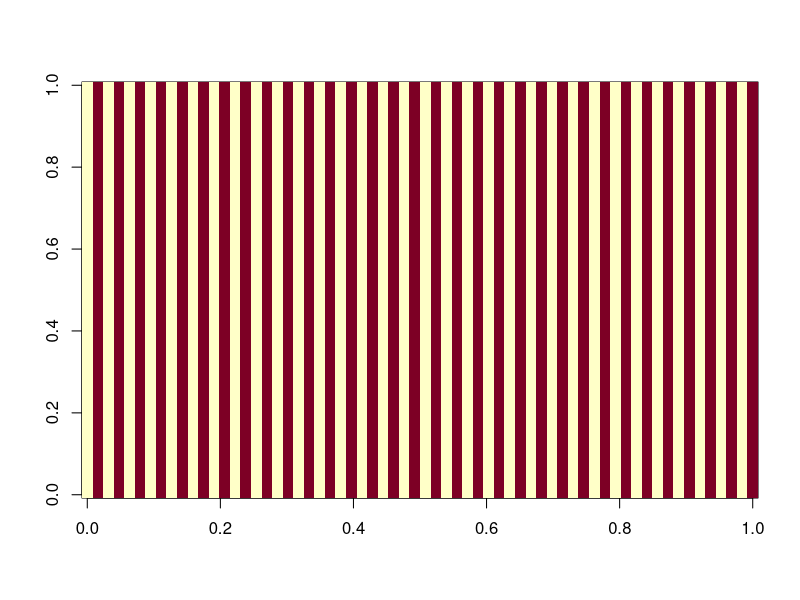

This chart was generated by the following R code: (Note: this script raises an error after producing the figure.)
## ---- chunk 1
library(ggplot2)
## ---- chunk 2
imageGenerator=function(forme, N){
  #fonction permettant de générer une matrice-image de forme choisie, et de taille N*N
  
  img <- matrix(-1, nrow= N, ncol= N)
  
  #----rectangle----
  if(forme== "rectangle"){
    img[(N/4):(N*3/4),(N/4):(N*3/4)] <- 1}
  
  #----losange----
  if(forme== "losange"){
    for (i in 1:N){
      for (j in 1:N){
        img[i,j]=-1+2*(abs(i-j)<=N/4)*(abs(i+j-N)<=N/4)  
      }}#for#for
  }#if
  
  #----bandes horizontales----
  if(forme=="bande"){
    for (j in 1:(N/2)){ img[,2*j]=rep(1,N) }
  }#if
  
  #----bandes verticales----
  if(forme=="bandeV"){
    for (i in 1:(N/2)){ img[2*i,]=rep(1,N) }
  }#if
  
  return(img)
}#func
## ---- chunk 3
image(imageGenerator("bandeV",64))
## ---- chunk 4
bruiteur=function(image, br, p){
  #fonction qui revoit l'image donnée en argument par la même image mais bruitée par la méthode demandée "br"
  imgBr <- image
  N <- dim(image)[1]
  bruit <- 0
  p <- 0.15
  #----binomiale----
  if(br== "rbinom"){bruit <- matrix(2*rbinom(N^2,1,1-p)-1,nrow=N,ncol=N)}
  
  #----poisson----      #futurs bruitages différents possibles
  #----normale----
  
  imgBr <- image*bruit
  return(imgBr)
}#func
## ---- chunk 5
correspondance=function(img0, img1, N){
  #fonction qui renvoit le pourcentage de correspondance entre deux images de mêmes tailles.
	
	nok <- 0 #nombre de pixels divergents
	
	for (i in (1:N)){
		for (j in (1:N)){
			if(img0[i,j] != img1[i,j]){nok <- nok+1}
		}#for
	}#for
	correspondance <- ((N^2)-nok)/(N^2)*100
	return(correspondance)
}#func
## ---- chunk 6

#parcours == aléatoire
#voisinage == manuel
#correspondance == sans 

GibbsIsing = function(forme, N, p, B, beta, alpha, n){
  # fonction qui réalise l'échantilloneur de Gibbs, sur le modèle d'Ising, avec une image img1 bruitée à partir de img0, afin de restaurer cette image.
  
  #----création de l'image parfaite img0----
  img0 = imageGenerator(forme, N)
  #----création de l'image bruitée, avec ajout d'une bordure.
	img1 = matrix(0, nrow=N+2, ncol=N+2)
	img1[2:(N+1),2:(N+1)] = bruiteur(img0, "rbinom", p) 
	img2 = img1 #image tampon
  img3 = img1 #mémoire du bruit initiale
  
  for(k in 1:n){ #n parcours de pixels
    #----choix d'un site au hasard---
    i <- 1+ceiling(N*runif(1)) # indice entre 2 et N+1 pour éviter le contour
    j <- 1+ceiling(N*runif(1))
    
    #----changement de valeur au site choisi sur img2 (1 ou -1) pour représenter E en entier avec img1 et img2 (cas d'une image en noir et blanc)----
    img2[i,j] = -img1[i,j]
    
    #----voisinage----
    v = img1[i+1,j] + img1[i-1,j] + img1[i,j+1] + img1[i,j-1]
    
    #----potentiels (modele d'ising)----
    U1 = -B*img1[i,j]-img1[i,j]*(beta*v + alpha*img3[i,j])
    U2 = -B*img2[i,j]-img2[i,j]*(beta*v + alpha*img3[i,j])
    
    #----calcule de la proba conditionnelle locale----
    P <- exp(-U2)/(exp(-U1)+exp(-U2))
    
    if(runif(1)<= P){img1[i,j]= img2[i,j]}#on change la valeur du pixel
    else{img2[i,j] <- img1[i,j]} #on garde la valeur du pixel
  }#for
  
  #----affichage----
  par(mfrow=c(1,3))
  
  img3 <- img3[2:(N+1),2:(N+1)] #on retire les contours
	img1 <- img1[2:(N+1),2:(N+1)]
  
	image(1:N,1:N,img0)#image initiale
	image(1:N+2,1:N+2,img3)#image bruitée
	image(1:N+2,1:N+2,img1)#image restaurée
}


## ---- chunk 7

Vstar=function(img, N, i, j, L){
  #fonction qui calcule le voisinage du pixel (i,j), selon le modèle de voisinage en étoile variable.
  
  vbranch=function(img, N, is, js, iv, jv, L){
	  #L détermine la longueur maximale d'une branche
	  #(iv, jv) appartient à [(0,1),(0,-1),(1,0),(-1,0)], c'est ce qui donne le sens de la branche à partir de s

	  v = c() #branche finale
	  vl = c() #branche brute
	  if(is<1 | is>N | js<1 | js>N){return("les coordonnées données sont en dehors de l'image")}

	  #----récupération des L sites de la branche potentielles sans condition----
	  for(k in(1:L)){
		  i <- is+k*iv
		  j <- js+k*jv
		  if(i>=1 && i<=N){ if(j>=1 && j<=N){ #teste si les coordonnées du candidat sont dans l'image
			  vl <- c(vl,img[i,j])
		  }}#if&if
	  }#for
	  if(is.null(vl[1])){return(0)} #si on est sur le bord
	
	  #----épuration selon la condition de valeur de site----
	  lead <- vl[1] #base de la branche, à côté du site
	  for(k in 1:length(vl)){ #parcours les L sites
		  if(vl[k]==lead){ v <- c(v,vl[k]) }#condition pour faire partie de la branche.
	  }#for
	
	  return(length(v)*lead) #"poid" de la branche. length(v) fait office de facteur, comme beta classiquement
  }#func
  
  #somme des quatre branches
	s <- 0
	s <- s + vbranch(img, N, i, j, -1, 0, L)
	s <- s + vbranch(img, N, i, j, 1, 0, L)
	s <- s + vbranch(img, N, i, j, 0, -1, L)
	s <- s + vbranch(img, N, i, j, 0, 1, L)
	return(s)
}#func
## ---- chunk 8

#avec TOUT

metropolisIsing=function(forme, N, beta, B, alpha, L, n, p){
	#fonction qui réalise l'algorithme de Gibbs sur une image bruitée img1 (à partir de img0),pour restaurer cette image.
	
	#----création de l'image parfaite img0----
	img0 = imageGenerator(forme, N)
	
	#----création d'une image auxiliaire img1, avec bord plus long et bruitage----
	img1 = matrix(0, nrow=N+2, ncol=N+2)
	img1[2:(N+1),2:(N+1)] = bruiteur(img0, "rbinom", p)
	img2 = img1 #image tampon
	img3 = img1 #mémoire du bruit initiale

	for(k in 1:n){ #n visites de pixels
	
		#----choix d'un pixel au hasard----
		i <- 1+ceiling(N*runif(1)) # indice entre 2 et N+1
		j <- 1+ceiling(N*runif(1))
		#i <- 2 + k%%N #de 2 à N+1
		#j <- 2 + k%/%(N-1)%%N #de 2 à N+1
		
		#----tirage nouvelle valeure candidate----
		img2[i,j] = -img1[i,j]
	
		#----voisinage----
		v = Vstar(img1, N+2, i, j, L)
	
		#----potentiels----
		U1 = -B*img1[i,j]-img1[i,j]*(beta*v + alpha*img3[i,j])#potentiel actuel
		U2 = -B*img2[i,j]-img2[i,j]*(beta*v + alpha*img3[i,j])#potentiel candidat
	
		#----test----
		dU = U2-U1
		p <- exp(-dU)
		
		if(runif(1)<=p){img1[i,j]= -img1[i,j]}#on change la valeur du pixel
		else{img2[i,j] <- img1[i,j]} #on garde la valeur du pixel
	}#for
	
	#----affichage----
	img3 <- img3[2:(N+1),2:(N+1)] #on retire le contour
	img1 <- img1[2:(N+1),2:(N+1)]
	
	par(mfrow=c(1,3))
	image(1:N,1:N,img0)#image initiale
	image(1:N+2,1:N+2,img3)#image bruitée
	image(1:N+2,1:N+2,img1)#image restaurée
  
	#----observation des performances de restauration----
	corresp <- correspondance(img0, img1, N)
	return(corresp) 
}#func

#metropolisIsing("rectangle", 64, 1, 1, 0.6, 1, 10^4, 0.3)
## ---- chunk 9
#BASIQUE
#tirage == aléatoire
#voisinage == à la main
#correspondance ==  SANS

metropolisIsing=function(forme, N, p, B, beta, alpha, n){
	#fonction qui réalise l'algorithme de Metropolis sur une image bruitée img1 (à partir de img0), pour restaurer cette image.
	
	#----création de l'image parfaite img0----
	img0 = imageGenerator(forme, N)
	
	#----création d'une image auxiliaire img1, avec bord plus long et bruitage----
	img1 = matrix(0, nrow=N+2, ncol=N+2)
	img1[2:(N+1),2:(N+1)] = bruiteur(img0, "rbinom", p)
	img2 = img1 #image tampon
	img3 = img1 #mémoire du bruit initiale

	for(k in 1:n){ #n visites de pixels
	
		#----choix d'un pixel au hasard----
		i <- 1+ceiling(N*runif(1)) # indice entre 2 et N+1
		j <- 1+ceiling(N*runif(1))
		
		#----tirage nouvelle valeure candidate----
		img2[i,j] = -img1[i,j]
	
		#----voisinage----
		v = img1[i+1,j] + img1[i-1,j] + img1[i,j+1] + img1[i,j-1]
	
		#----potentiels----
		U1 = -B*img1[i,j]-img1[i,j]*(beta*v + alpha*img3[i,j])#potentiel actuel
		U2 = -B*img2[i,j]-img2[i,j]*(beta*v + alpha*img3[i,j])#potentiel candidat
	
		#----proba conditionnelle locale----
		dU = U2-U1
		p <- exp(-dU)
		
		if(runif(1)<=p){img1[i,j]= -img1[i,j]}#on change la valeur du pixel
		else{img2[i,j] <- img1[i,j]} #on garde la valeur du pixel
	}#for
	
	#----affichage----
	img3 <- img3[2:(N+1),2:(N+1)] #on retire le contour
	img1 <- img1[2:(N+1),2:(N+1)]
	
	par(mfrow=c(1,3))
	image(1:N,1:N,img0)#image initiale
	image(1:N+2,1:N+2,img3)#image bruitée
	image(1:N+2,1:N+2,img1)#image restaurée
  
}#func

#metropolisIsing("rectangle", 64, 1, 0, 0.6, 10^4, 0.3)
## ---- chunk 10
recuitSimuleGuyader = function(n, beta, N, p, alpha, stop){
  
  #----création de sigma0 le rectangle initial----
  sigma0 <- matrix(-1,nrow=N,ncol=N)  
  sigma0[(N/4):(N*3/4),(N/4):(N*3/4)] <- 1
  
  #----création de sigma le rectangle bruité----
  bruit <- matrix(2*rbinom(N^2,1,1-p)-1,nrow=N,ncol=N) 
  sigma <- sigma0*bruit  
  
  #----création image auxiliaire, avec contour suplémentaire pour calculer U plus facilement----
  Saux <- matrix(0, nrow=N+2, ncol=N+2) 
  Saux[2:(N+1),2:(N+1)] <- sigma
  sigmaaux <- Saux #sugmaaux = matrice auxiliaire pour le calcule de U, garde la valeur initiale de Saux (qui lui change)
  
  
  #--------le recuit simulé--------
  if(stop==0){ #cas où on s'arrête simplement après n itérations
    for (k in (1:n)) {
      #T <- 1/sqrt(sqrt((1+log(k))))
      T <- 1/k #T tend lentement vers 0
      iaux <- 1+ceiling(N*runif(1)) # indice entre 2 et N+1
      jaux <- 1+ceiling(N*runif(1))
      #iaux <- 2 + k%%N #de 2 à N+1
      #jaux <- 2 + k%/%(N-1)%%N #de 2 à N+1
      
      
      #----voisinage----
      #s <- Vstar(Saux, N, iaux, jaux)
      s <- Saux[iaux-1,jaux]+Saux[iaux+1,jaux]+Saux[iaux,jaux-1]+Saux[iaux,jaux+1]
      #print("s")
      #print(s)
      #----proba pour un recuit simulé, avec rapport de métropolis----
      r <- exp(-2*Saux[iaux,jaux]*(2*alpha*T*sigmaaux[iaux,jaux]+beta*s)/T)
      
      #----changement ou non de spin selon la proba r---
      if(runif(1)<r){Saux[iaux,jaux] <- -Saux[iaux,jaux]}
    }#for
  }#if
  
  if(stop==1){#cas ou on s'arrête après n itérations sans changement de spin
    X<-0#nombre d'itérations consécutives sans changement de spin
    it<-0
    while(X<=n) {
      it<-it+1
      #T <- 1/sqrt(sqrt((1+log(k))))
      T <- 1/k #T tend lentement vers 0
      iaux <- 1+ceiling(N*runif(1)) # indice entre 2 et N+1
      jaux <- 1+ceiling(N*runif(1))
      #iaux <- 2 + k%%N #de 2 à N+1
      #jaux <- 2 + k%/%(N-1)%%N #de 2 à N+1
      
      
      #----voisinage----
      s <- Saux[iaux-1,jaux]+Saux[iaux+1,jaux]+Saux[iaux,jaux-1]+Saux[iaux,jaux+1]
      
      #----proba pour un recuit simulé----
      r <- exp(-2*Saux[iaux,jaux]*(2*alpha*T*sigmaaux[iaux,jaux]+beta*s)/T)
      
      #----changement ou non de spin selon la proba r---
      if(runif(1)<r){
        Saux[iaux,jaux] <- -Saux[iaux,jaux]
        X <- 0#on vient de changer un spin, donc la condition d'arrêt retombe à 0
      }#if
      else{X <-X+1 } 
    }#while
    print(it)
  }#if
  
  S <- Saux[2:(N+1),2:(N+1)] #image finale (on retire le contour auxiliaire)
  
  
  #----pourcentage de correspondance----
  nok <- 0 #nombre de pixels divergents
  correspondance <- 0 #pourcentage sur nb pixels total
  for (i in (1:N)){
    for (j in (1:N)){
      if(S[i,j] != sigma0[i,j]){nok <- nok+1}
    }#for
  }#for
  correspondance <- ((N^2)-nok)/(N^2)*100
  #print(nok)
  #print(correspondance)
  
  
  #----affichage----
  par(mfrow=c(1,3))
  image(1:N,1:N,sigma0)
  image(1:N,1:N,sigma)
  image(1:N,1:N,S)
  return(correspondance)
}#function


#recuitSimuleGuyader(10^4, 2/3, 64, 0.25, 1/3, 0)
## ---- chunk 11
#BASIQUE
#tirage == aléatoire
#voisinage == à la main
#correspondance ==  SANS

recuitSimule_BASIQUE=function(forme, N, p, B, beta, alpha, n){
	#fonction qui réalise l'algorithme de recuit simulé, pour restaurer img1
	
	#----création de l'image parfaite img0----
	img0 = imageGenerator(forme, N)
	
	#----création d'une image auxiliaire img1, avec bordure et bruit----
	img1 = matrix(0, nrow=N+2, ncol=N+2)
	img1[2:(N+1),2:(N+1)] = bruiteur(img0, "rbinom", p)
	img2 = img1 #image tampon
	img3 = img1 #mémoire du bruit initiale

	for(k in 1:n){ #n visites de pixels
	  
	  T <- 1/log(n) #T tend lentement vers 0
	  
		#----choix d'un pixel au hasard----
		i <- 1+ceiling(N*runif(1)) # indice entre 2 et N+1
		j <- 1+ceiling(N*runif(1))
		
		#----tirage nouvelle valeure candidate----
		img2[i,j] = -img1[i,j]
	
		#----voisinage----
		v = img1[i+1,j] + img1[i-1,j] + img1[i,j+1] + img1[i,j-1]
	
		#----potentiels----
		U1 = -B*img1[i,j]-img1[i,j]*(beta*v + alpha*img3[i,j])#potentiel actuel
		U2 = -B*img2[i,j]-img2[i,j]*(beta*v + alpha*img3[i,j])#potentiel candidat
	
		#----probabilité conditionnelle locale, "recuite" à chaque itération----
		dU = U2-U1
		p <- exp(-dU/T)
		
		if(runif(1)<=p){img1[i,j]= -img1[i,j]}#changement
		else{img2[i,j] <- img1[i,j]} #inchangé
	}#for
	
	#----affichage----
	img3 <- img3[2:(N+1),2:(N+1)] #retire le contour
	img1 <- img1[2:(N+1),2:(N+1)]
	
	par(mfrow=c(1,3))
	image(1:N,1:N,img0)#image initiale
	image(1:N+2,1:N+2,img3)#image  bruitée
	image(1:N+2,1:N+2,img1)#image restaurée
  
}#func

## ---- chunk 12

energiehv=function(img){
  #fonction qui renvoie, dans un tuple, les sommes des doubles produits sur les lignes, et sur les colonnes.
  eligne=0
  ecolonne=0
  for (i in 1:N) {for (j in 1:(N-1)){eligne=eligne+img[i,j]*img[i,j+1]}}
  for (j in 1:N) {for (i in 1:(N-1)){ecolonne=ecolonne+img[i,j]*img[i+1,j]}}
  return(c(eligne,ecolonne))
}#func

restorStripe=function(forme, N, p, B, beta, alpha, n){
  #fonction de recuit simulé, pensé pour restaurer une image en bandes alternées, grâce à une disjonction de cas dans les calculs, entre l'horizontale et la verticale.
  
  #----img0, initiale----
  img0 = imageGenerator(forme, N)
  
  #----img1, avec bordure et bruit----
  img1 = matrix(0, nrow=N+2, ncol=N+2)
  img1[2:(N+1),2:(N+1)] = bruiteur(img0, "rbinom", p)
  img2 = img1 #tampon
  img3 = img1 #bruit initiale
  
  #----calcul des deux beta, horizontal et vertical----
  betah=2*energiehv(img1)[2]/(abs(energiehv(img1)[1])+abs(energiehv(img1)[2]))
  betav=2*energiehv(img1)[1]/(abs(energiehv(img1)[1])+abs(energiehv(img1)[2]))

	for(k in 1:n){ #n visites de pixels
	  
	  T <- 1/log(n)
	  
		#----choix d'un pixel au hasard----
		i <- 1+ceiling(N*runif(1))
		j <- 1+ceiling(N*runif(1))
		
		#----tirage nouvelle valeure candidate----
		img2[i,j] = -img1[i,j]
	
    #----calcule du voisinage séparément entre horizontale (Vh) et verticale (Vv)
    Vh <- img1[i-1,j]+img1[i+1,j]
    Vv <- img1[i,j-1]+img1[i,j+1]
	
		#----potentiels----
		U1 = -B*img1[i,j]-img1[i,j]*(betah*Vh + betav*Vv + alpha*img3[i,j])#potentiel actuel
		U2 = -B*img2[i,j]-img2[i,j]*(betah*Vh + betav*Vv + alpha*img3[i,j])#potentiel candidat
	
		#----test----
		dU = U2-U1
		p <- exp(-dU/T)
		
		if(runif(1)<=p){img1[i,j]= -img1[i,j]}#changé
		else{img2[i,j] <- img1[i,j]} #inchangé
	}#for
  
  
  #----affichage----
  img3 <- img3[2:(N+1),2:(N+1)] 
  img1 <- img1[2:(N+1),2:(N+1)]
  par(mfrow=c(1,3))
  image(1:N,1:N,img0)#image initiale
  image(1:N+2,1:N+2,img3)#image bruitée
  image(1:N+2,1:N+2,img1)#image restaurée
  
}#func

## ---- chunk 13

Vstar=function(img, N, i, j, L){
  #fonction qui calcule le voisinage du pixel (i,j), selon le modèle de voisinage en étoile variable.
  
  vbranch=function(img, N, is, js, iv, jv, L){
	  #L détermine la longueur maximale d'une branche
	  #(iv, jv) appartient à [(0,1),(0,-1),(1,0),(-1,0)], c'est ce qui donne le sens de la branche à partir de s

	  v = c() #branche finale
	  vl = c() #branche brute
	  if(is<1 | is>N | js<1 | js>N){return("les coordonnées données sont en dehors de l'image")}

	  #----récupération des L sites de la branche potentielles sans condition----
	  for(k in(1:L)){
		  i <- is+k*iv
		  j <- js+k*jv
		  if(i>=1 && i<=N){ if(j>=1 && j<=N){ #teste si les coordonnées du candidat sont dans l'image
			  vl <- c(vl,img[i,j])
		  }}#if&if
	  }#for
	  if(is.null(vl[1])){return(0)} #si on est sur le bord
	
	  #----épuration selon la condition de valeur de site----
	  lead <- vl[1] #base de la branche, à côté du site
	  for(k in 1:length(vl)){ #parcours les L sites
		  if(vl[k]==lead){ v <- c(v,vl[k]) }#condition pour faire partie de la branche.
	  }#for
	
	  return(length(v)*lead) #"poid" de la branche. length(v) fait office de facteur, comme beta classiquement
  }#func
  
  #somme des quatre branches
	s <- 0
	s <- s + vbranch(img, N, i, j, -1, 0, L)
	s <- s + vbranch(img, N, i, j, 1, 0, L)
	s <- s + vbranch(img, N, i, j, 0, -1, L)
	s <- s + vbranch(img, N, i, j, 0, 1, L)
	return(s)
}#func
## ---- chunk 14
recuitSimule_Vstar=function(forme, N, p, B, beta, alpha, n, L){
	#fonction qui réalise l'algorithme de recuit, mais dont le calcul de voisinage se faite selon le modèle en étoile variable.
	
	#----image parfaite img0----
	img0 = imageGenerator(forme, N)
	
	#----image auxiliaire img1, avec bordure et bruitage----
	img1 = matrix(0, nrow=N+2, ncol=N+2)
	img1[2:(N+1),2:(N+1)] = bruiteur(img0, "rbinom", p)
	img2 = img1 #tampon
	img3 = img1 #bruit initiale

	for(k in 1:n){
	  
	  T <- 1/log(n)
	  
		#----choix d'un pixel au hasard----
		i <- 1+ceiling(N*runif(1))
		j <- 1+ceiling(N*runif(1))
		
		#----tirage nouvelle valeure candidate----
		img2[i,j] = -img1[i,j]
	
		#----voisinage selon le modèle en étoile----
	  v = Vstar(img1, N+2, i, j, L)
		
		#----potentiels----
		U1 = -B*img1[i,j]-img1[i,j]*(beta*v + alpha*img3[i,j])#potentiel actuel
		U2 = -B*img2[i,j]-img2[i,j]*(beta*v + alpha*img3[i,j])#potentiel candidat
	
		#----test----
		dU = U2-U1
		p <- exp(-dU/T)
		
		if(runif(1)<=p){img1[i,j]= -img1[i,j]}#changé
		else{img2[i,j] <- img1[i,j]} #inchangé
	}#for
	
	#----affichage----
	img3 <- img3[2:(N+1),2:(N+1)] #on retire le contour
	img1 <- img1[2:(N+1),2:(N+1)]
	
	par(mfrow=c(1,3))
	image(1:N,1:N,img0)#image initiale
	image(1:N+2,1:N+2,img3)#image  bruitée
	image(1:N+2,1:N+2,img1)#image restaurée
	
	return(correspondance(img0, img1, N))
  
}#func


#recuitSimule_Vstar("rectangle", 64, 0.25, 0, 0.66,0.33,10^5,5)
## ---- chunk 15
MCdeMC_Vstar=function(forme, N, p, B, beta, alpha, n, k){
  #fonction qui renvoie le pourcentage de restauration en fonction de la longeur L des branches du voisinage.
  
  corresp = c(1,k) #stock des pourcentages
  longueur = c(1:k) #stock des valeurs de L
  
  for( L in longueur){
    print(L)
    corresp[L] = recuitSimule_Vstar(forme, N, p, B, beta, alpha, n, L)
  }#for
  
  rev <- data.frame(longeur_branche = c(1:k), correspondance = corresp )
  print(rev)
  ggplot(data = rev, aes(x="longeur des branches de voisinage",y="pourcentage de correspondance"))+geom_line()+geom_point() 
    # + geom_smooth()  
}#func

#MCdeMC_Vstar("rectangle", 64, 0.25, 0, 0.66, 0.33, 10^4, 10)
## ---- chunk 16
smartStop=function(forme, N, p, B, beta, alpha, S){
	#fonction qui réalise l'algorithme de Gibbs sur une image bruitée img1 (à partir de img0),pour restaurer cette image.
	
	#----création de l'image parfaite img0----
	img0 = imageGenerator(forme, N)
	
	#----création d'une image auxiliaire img1, avec bord plus long et bruitage----
	img1 = matrix(0, nrow=N+2, ncol=N+2)
	img1[2:(N+1),2:(N+1)] = bruiteur(img0, "rbinom", p)
	img2 = img1 #image tampon
	img3 = img1 #mémoire du bruit initiale
	
  X<-0 #nombre d'itérations consécutives sans changement de spin
  it<-0 #compteur
  
  while(X<=S) { 
	  
    it <- it+1
	  T <- 1/log(it) #T tend vers 0
	  
		#----choix d'un pixel au hasard----
		i <- 1+ceiling(N*runif(1)) # indice entre 2 et N+1
		j <- 1+ceiling(N*runif(1))
		
		#----tirage nouvelle valeure candidate----
		img2[i,j] = -img1[i,j]
	
		#----voisinage----
	  v = Vstar(img1, N+2, i, j, 5) # L arbitrairement fixé à 5
		
		#----potentiels----
		U1 = -B*img1[i,j]-img1[i,j]*(beta*v + alpha*img3[i,j])#potentiel actuel
		U2 = -B*img2[i,j]-img2[i,j]*(beta*v + alpha*img3[i,j])#potentiel candidat
	
		#----test----
		dU = U2-U1
		p <- exp(-dU/T)
		
		if(runif(1)<=p){#on change la valeur du pixel
		  img1[i,j]= -img1[i,j]
		  X <- 0} #on a changé un pixel, retour à la case départ
		  
		else{
		  img2[i,j] <- img1[i,j]
		  X <- X+1} #on garde la valeur du pixel
	}#for
	
	#----affichage----
	img3 <- img3[2:(N+1),2:(N+1)] #on retire le contour
	img1 <- img1[2:(N+1),2:(N+1)]
	
	par(mfrow=c(1,3))
	image(1:N,1:N,img0)#image initiale
	image(1:N+2,1:N+2,img3)#image  bruitée
	image(1:N+2,1:N+2,img1)#image restaurée
  
}#func

#recuitSimule_smartStop("rectangle", 64, 1, 0, 0.6, 200, 0.3)
## ---- chunk 17
smartStopLight=function(forme, N, p, B, beta, alpha, S, m){
	#fonction qui réalise l'algorithme de Gibbs sur une image bruitée img1 (à partir de img0),pour restaurer cette image.
	
	#----création de l'image parfaite img0----
	img0 = imageGenerator(forme, N)
	
	#----création d'une image auxiliaire img1, avec bord plus long et bruitage----
	img1 = matrix(0, nrow=N+2, ncol=N+2)
	img1[2:(N+1),2:(N+1)] = bruiteur(img0, "rbinom", p)
	img2 = img1 #image tampon
	img3 = img1 #mémoire du bruit initiale
	
  X<-0 #nombre d'itérations consécutives sans changement de spin
  Y <- 0 #nombre de changements de spin, remis à 0 dès que Y==m.
  it<-0 #compteur d'itération général
  
  while(X<=S) { 
	  
    it <- it+1
	  T <- 1/log(it) #T tend vers 0
	  
		#----choix d'un pixel au hasard----
		i <- 1+ceiling(N*runif(1)) # indice entre 2 et N+1
		j <- 1+ceiling(N*runif(1))
		
		#----tirage nouvelle valeure candidate----
		img2[i,j] = -img1[i,j]
	
		#----voisinage----
	  v = Vstar(img1, N+2, i, j, 5) # L arbitrairement fixé à 5
		
		#----potentiels----
		U1 = -B*img1[i,j]-img1[i,j]*(beta*v + alpha*img3[i,j])#potentiel actuel
		U2 = -B*img2[i,j]-img2[i,j]*(beta*v + alpha*img3[i,j])#potentiel candidat
	
		#----test----
		dU = U2-U1
		p <- exp(-dU/T)
		
		if(runif(1)<=p){#on change la valeur du pixel
		  img1[i,j]= -img1[i,j]
		  Y <- Y+1
		  if(Y==m+1){ #dépassement du cota de changement de valeur m
		    X <- 0
		    Y <- 0}
		  else{X <- X+1}
		}#if 
		  
		else{ #on garde la valeur du pixel
		  img2[i,j] <- img1[i,j]
		  X <- X+1} 
	}#for
	
	#----affichage----
	img3 <- img3[2:(N+1),2:(N+1)] #on retire le contour
	img1 <- img1[2:(N+1),2:(N+1)]
	
	par(mfrow=c(1,3))
	image(1:N,1:N,img0)#image initiale
	image(1:N+2,1:N+2,img3)#image  bruitée
	image(1:N+2,1:N+2,img1)#image restaurée
  
	print(it)
}#func

#smartStopLight("rectangle", 64,0.25, 0, 2/3, 1/3, 500, 15)
## ---- chunk 18
smartStop=function(forme, N, p, B, beta, alpha, S){
	#fonction qui réalise l'algorithme de Gibbs sur une image bruitée img1 (à partir de img0),pour restaurer cette image.
	
	#----création de l'image parfaite img0----
	img0 = imageGenerator(forme, N)
	
	#----création d'une image auxiliaire img1, avec bord plus long et bruitage----
	img1 = matrix(0, nrow=N+2, ncol=N+2)
	img1[2:(N+1),2:(N+1)] = bruiteur(img0, "rbinom", p)
	img2 = img1 #image tampon
	img3 = img1 #mémoire du bruit initiale
	
  X<-0 #nombre d'itérations consécutives sans changement de spin
  it<-0 #compteur
  
  while(X<=S) { 
	  
    it <- it+1
	  T <- 1/log(it) #T tend vers 0
	  
		#----choix d'un pixel au hasard----
		i <- 1+ceiling(N*runif(1)) # indice entre 2 et N+1
		j <- 1+ceiling(N*runif(1))
		
		#----tirage nouvelle valeure candidate----
		img2[i,j] = -img1[i,j]
	
		#----voisinage----
	  v = Vstar(img1, N+2, i, j, 5) # L arbitrairement fixé à 5
		
		#----potentiels----
		U1 = -B*img1[i,j]-img1[i,j]*(beta*v + alpha*img3[i,j])#potentiel actuel
		U2 = -B*img2[i,j]-img2[i,j]*(beta*v + alpha*img3[i,j])#potentiel candidat
	
		#----test----
		dU = U2-U1
		p <- exp(-dU/T)
		
		if(runif(1)<=p){#on change la valeur du pixel
		  img1[i,j]= -img1[i,j]
		  X <- 0} #on a changé un pixel, retour à la case départ
		  
		else{
		  img2[i,j] <- img1[i,j]
		  X <- X+1} #on garde la valeur du pixel
	}#for
	
	#----RETURN----
	img1 <- img1[2:(N+1),2:(N+1)]
	corresp <- correspondance(img0, img1, N)
	return(c(corresp,it)) #(pourcentage de restauration, nombre d'itérations nécessaires)
  
}#func
## ---- chunk 19
smartStopLight=function(forme, N, p, B, beta, alpha, S, m){

	img0 = imageGenerator(forme, N)
	img1 = matrix(0, nrow=N+2, ncol=N+2)
	img1[2:(N+1),2:(N+1)] = bruiteur(img0, "rbinom", p)
	img2 = img1 #image tampon
	img3 = img1 #mémoire du bruit initiale
  X<-0 #nombre d'itérations consécutives sans changement de spin
  Y <- 0 #nombre de changements de spin, remis à 0 dès que Y==m.
  it<-0 #compteur d'itération général
  while(X<=S) { 
    it <- it+1
	  T <- 1/log(it) #T tend vers 0
		i <- 1+ceiling(N*runif(1)) # indice entre 2 et N+1
		j <- 1+ceiling(N*runif(1))
		img2[i,j] = -img1[i,j]
	  v = Vstar(img1, N+2, i, j, 5) # L arbitrairement fixé à 5
		U1 = -B*img1[i,j]-img1[i,j]*(beta*v + alpha*img3[i,j])#potentiel actuel
		U2 = -B*img2[i,j]-img2[i,j]*(beta*v + alpha*img3[i,j])#potentiel candidat
		dU = U2-U1
		p <- exp(-dU/T)
		if(runif(1)<=p){#on change la valeur du pixel
		  img1[i,j]= -img1[i,j]
		  Y <- Y+1
		  if(Y==m+1){ #dépassement du cota de changement de valeur m
		    X <- 0
		    Y <- 0}
		  else{X <- X+1}
		}#if 
		else{ #on garde la valeur du pixel
		  img2[i,j] <- img1[i,j]
		  X <- X+1} 
	}#for
	
	#----RETURN----
	img1 <- img1[2:(N+1),2:(N+1)]
	corresp <- correspondance(img0, img1, N)
	return(c(corresp,it)) #(pourcentage de restauration, nombre d'itérations nécessaires)
}#func
## ---- chunk 20
disp_smartStopLight=function(forme, N, p, B, beta, alpha, S, pas, prcm){
  
  plage = seq(pas,S,pas) #plage S des tirages successifs sans changement
  l = length(plage)
  error = c(1:l) #stock du nombre d'erreurs maximal accepté
  corresp = c(1:l) #stock des pourcentages de restauration
  iter = c(1:l) #stock des quantités d'itérations
  
  for( ss in plage){
    m = prcm*ss
    result = smartStopLight_RETURN(forme, N, p, B, beta, alpha, ss, m)
    error[ss/pas] <- m
    corresp[ss/pas] <- result[1]
    iter[ss/pas] <- result[2]

  }#for
  
  rev <- data.frame(plage_evaluation=plage, erreur_maximal=error, correspondance=corresp, nombre_iteration=iter )

  ggplot(data = rev, aes(x="largeur de la plage",y="nombre d'itération"))+geom_line()+geom_point() 
    # + geom_smooth()  
  print(rev)
}#func

disp_smartStopLight("rectangle", 64, 0.25, 0, 0.66, 0.33, 1000, 200, 0.01)
## ---- chunk 21
disp_smartStop=function(forme, N, p, B, beta, alpha, S, pas){
  
  plage = seq(pas,S,pas) #plage S des tirages successifs sans changement
  l = length(plage)
  corresp = c(1:l) #stock des pourcentages de restauration
  iter = c(1:l) #stock des quantités d'itérations
  
  for( ss in plage){
    result = smartStop_RETURN(forme, N, p, B, beta, alpha, ss)
    corresp[ss/pas] <- result[1]
    iter[ss/pas] <- result[2]

  }#for
  
  rev <- data.frame(plage_evaluation=plage, correspondance=corresp, nombre_iteration=iter )

  ggplot(data = rev, aes(x="largeur de la plage",y="nombre d'itération"))+geom_line()+geom_point() 
    # + geom_smooth()  
  print(rev)
}#func

disp_smartStop("rectangle", 64, 0.25, 0, 0.66, 0.33, 1000, 200)
## ---- chunk 22
MCdeMC=function(pct, K, n, beta, N, p, alpha, stop){
  #algo de montecarlo sur celui de recuit simul?, pour estimer la proba de correspodnance
  #a pct% d'une image reconstitu?e, en fonction du nombre d'it?rations dans le recuitsimul?
  P <- 0
  E <- 0
  corresp=rep(0,K) #conteneur des résultats
  for (k in (1:K)) { #on fait K recuitSimul?
    corresp[k] = recuitSimule(n, beta, N, p, alpha, stop)
    if(corresp[k]>=pct){E <- E+1} #si le pourcentage de correspondance convient a la condition pct
  }
  
  P <- E/K  #les recuitSimule sont a priori ind?pendants les uns des autres, et r?alis?s identiquement
  print(P)
  
  plot(ecdf(corresp))

  survie=function(x){1-ecdf(corresp)(x)}
  x <- seq(min(corresp)-4,100,0.1)
  #plot.Surv(corresp)
  plot(x,survie(x),type="S")
}
## ---- chunk 23
MCdeMC_revo=function(n, beta, N, p, alpha, stop){
  corresp2 = c(1,n)
  revolution = c(1:n)
  for( revo in(1:n)){ #on va tester le recuit en faisant varier le nombre de révolution de 1 à 50 (cas ou stop = 0)
    corresp2[revo] = recuitSimuleFixe(revo, beta, N, p, alpha, stop)
  }#for
  rev <- data.frame(revo = c(1:n), correspondance = corresp2 )
  print(rev)
  ggplot(data = rev, aes(x="nombre_de_revolution", y="pourcentage de correspondance")) + geom_line()    # + geom_point() 
    # + geom_smooth()  
}#func

MCdeMC_revo(20, 2/3, 64, 0.2, 0.3, 0 )
## ---- chunk 24
ICM_corresp=function(forme, N, p, B, beta, alpha, pct){
	
	img0 = imageGenerator(forme, N)
	
	img1 = matrix(0, nrow=N+2, ncol=N+2)
	img1[2:(N+1),2:(N+1)] = bruiteur(img0, "rbinom", p)
	
	img00 = matrix(0, nrow=N+2, ncol=N+2) #ajout contour à img0 pour correspondance() dans le while
	img00[2:(N+1),2:(N+1)] = img0
	
	img2 = img1 #image tampon
	img3 = img1 #mémoire du bruit initiale
	
  corresp <- 0
	it<-0 #compteur
  
  while(corresp<pct) { #tant que le pourcentage de restoration est inférieure à celui demandé
	  
    for (k in (1:(N*N*n))){ #parcours de l'image en entier
  
      it <- it+1
	    T <- 1/log(it) 
	  
		  #----choix d'un pixel, avancée ligne par ligne----
      i <- 2 + k%%N #de 2 ? N+1
      j <- 2 + k%/%(N-1)%%N #de 2 ? N+1
		
		  #----tirage nouvelle valeure candidate----
		  img2[i,j] = -img1[i,j]
	
		  #----voisinage----
	    v = Vstar(img1, N+2, i, j, 5) # L arbitrairement fixé à 5
		
		  #----potentiels----
		  U1 = -B*img1[i,j]-img1[i,j]*(beta*v + alpha*img3[i,j])#potentiel actuel
		  U2 = -B*img2[i,j]-img2[i,j]*(beta*v + alpha*img3[i,j])#potentiel candidat
	
		  #----test----
		  dU = U2-U1
		  p <- exp(-dU/T)
		
		  if(runif(1)<=p){#on change la valeur du pixel
		    img1[i,j]= -img1[i,j]
		    X <- 0} #on a changé un pixel, retour à la case départ
		  
		  else{
		    img2[i,j] <- img1[i,j]
		    X <- X+1} #on garde la valeur du pixel
      }#for
		
    #----actualisation corresp----
		corresp <- correspondance(img0, img1, N)
		#print(corresp)
	}#while
	
	return(it)
}#func
## ---- chunk 25
#ICM_corresp("rectangle", 64, 0.25, 0, 0.66, 0.33, 90)

## ---- chunk 26
recuitSimuleFixe = function(n, beta, N, p, alpha, stop){
  
  #----cr?ation de sigma0 le rectangle initial----
  sigma0 <- matrix(-1,nrow=N,ncol=N)  
  sigma0[(N/4):(N*3/4),(N/4):(N*3/4)] <- 1
  
  #----cr?ation de sigma le rectangle bruit?----
  bruit <- matrix(2*rbinom(N^2,1,1-p)-1,nrow=N,ncol=N) 
  sigma <- sigma0*bruit  
  
  #----cr?ation image auxiliaire, avec contour supl?mentaire pour calculer U plus facilement----
  Saux <- matrix(0, nrow=N+2, ncol=N+2) 
  Saux[2:(N+1),2:(N+1)] <- sigma
  sigmaaux <- Saux #sugmaaux = matrice auxiliaire pour le calcule de U, garde la valeur initiale de Saux (qui lui change)

  
  #--------le recuit simul?--------
  if(stop==0){ #cas o? on s'arr?te simplement apr?s n it?rations
    for (k in (1:(N*N*n))) {#N*N*n = nombre d'itération nécessaires pour faire n révolutions
      #T <- 1/sqrt(sqrt((1+log(k))))
      T <- 1/k #T tend lentement vers 0
      #iaux <- 1+ceiling(N*runif(1)) # indice entre 2 et N+1
      #jaux <- 1+ceiling(N*runif(1))
      iaux <- 2 + k%%N #de 2 ? N+1
      jaux <- 2 + k%/%(N-1)%%N #de 2 ? N+1
      
      
      #----voisinage----
      #s <- Vstar(Saux, iaux, jaux)
      s <- Saux[iaux-1,jaux]+Saux[iaux+1,jaux]+Saux[iaux,jaux-1]+Saux[iaux,jaux+1]
      
      #----proba pour un recuit simul?----
      r <- exp(-2*Saux[iaux,jaux]*(2*alpha*T*sigmaaux[iaux,jaux]+beta*s)/T)
      
      #----changement ou non de spin selon la proba r---
      #rmc[k]=r
      if(runif(1)<r){Saux[iaux,jaux] <- -Saux[iaux,jaux]}
    }#for
  }#if
    
  if(stop==1){#cas ou on s'arr?te apr?s n it?rations sans changement de spin
    X<-0 #nombre d'it?rations cons?cutives sans changement de spin
    it<-0 #nb itération
    revo<-0 #nb de révolution
    while(X<=n) {
      it<-it+1
      revo <- it%/%N*N
      #T <- 1/sqrt(sqrt((1+log(k))))
      T <- 1/it #T tend lentement vers 0
      iaux <- 1+ceiling(N*runif(1)) # indice entre 2 et N+1
      jaux <- 1+ceiling(N*runif(1))
      #iaux <- 2 + k%%N #de 2 ? N+1
      #jaux <- 2 + k%/%(N-1)%%N #de 2 ? N+1
      
      
      #----voisinage----
      #s <- Vstar(Saux, iaux, jaux)
      s <- Saux[iaux-1,jaux]+Saux[iaux+1,jaux]+Saux[iaux,jaux-1]+Saux[iaux,jaux+1]
      
      #----proba pour un recuit simul?----
      r <- exp(-2*Saux[iaux,jaux]*(2*alpha*T*sigmaaux[iaux,jaux]+beta*s)/T)
      
      #----changement ou non de spin selon la proba r---
      #rmc[k]=r
      if(runif(1)<r){
        Saux[iaux,jaux] <- -Saux[iaux,jaux]
        X <- 0#on vient de changer un spin, donc la condition d'arr?t retombe ? 0
      }#if
      else{X <-X+1 } 
    }#while
    print(c("ItÃ©rations",it))
  }#if
  
  S <- Saux[2:(N+1),2:(N+1)] #image finale (on retire le contour auxiliaire)
    
    
  #----pourcentage de correspondance----
  corresp <- correspondance(S, sigma0, N)
  return(corresp)
  
}#function


MCdeMC_revo=function(n, beta, N, p, alpha, stop){
  corresp2 = c(1,n)
  revolution = c(1:n)
  for( revo in(1:n)){ #on va tester le recuit en faisant varier le nombre de révolution de 1 à 50 (cas ou stop = 0)
    corresp2[revo] = recuitSimuleFixe(revo, beta, N, p, alpha, stop)
  }#for
  rev <- data.frame(revo = c(1:n), correspondance = corresp2 )
  print(rev)
  ggplot(data = rev, aes(x="nombre_de_revolution", y="pourcentage de correspondance")) + geom_line()    # + geom_point() 
    # + geom_smooth()  
}#func

#MCdeMC_revo(20, 2/3, 64, 0.2, 0.3, 0 )
